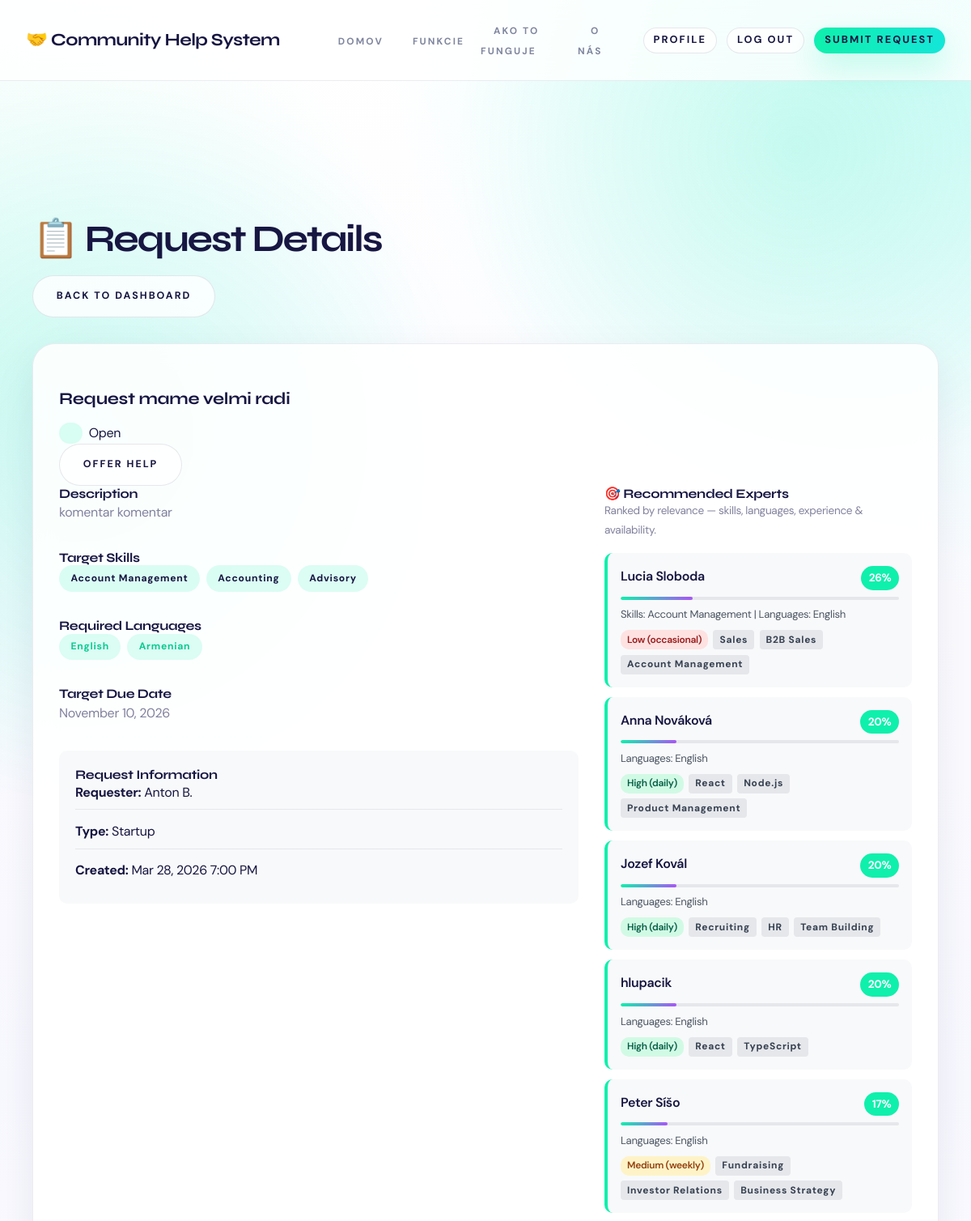
/request/30/ (signed in, upper part), run on an earlier commit of the app's database.
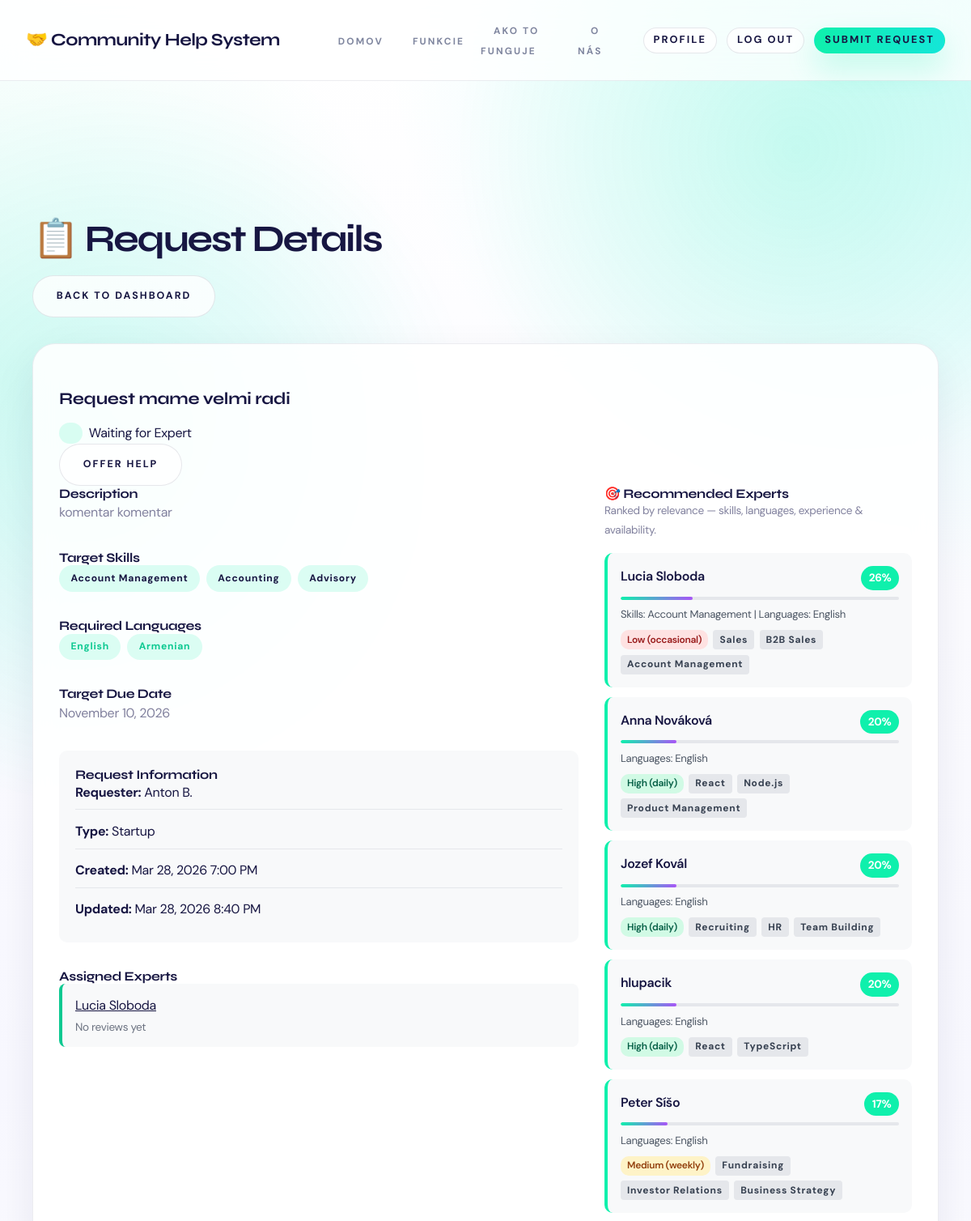
And on a later commit of the database.
### server/models.py (models this page shows, shortened)
class Request(models.Model):
    STATUS_CHOICES = [
        ('open', 'Open'),
        ('in_review', 'In Review'),
        ('waiting_expert', 'Waiting for Expert'),
        ('in_progress', 'In Progress'),
        ('resolved', 'Resolved'),
        ('rejected', 'Rejected'),
    ]
    PRIORITY_CHOICES = [
        ('low', 'Low'),
        ('medium', 'Medium'),
        ('high', 'High'),
        ('critical', 'Critical'),
    ]
    REQUESTER_TYPE_CHOICES = [
        ('corporate', 'Corporate'),
        ('startup', 'Startup'),
        ('investor', 'Investor'),
        ('service_provider', 'Service Provider'),
        ('community_member', 'Community Member'),
    ]
    EXPERIENCE_LEVEL_CHOICES = [
        ('junior', 'Junior'),
        ('mid', 'Mid'),
        ('senior', 'Senior'),
        ('lead', 'Lead'),
    ]
    title = models.CharField(max_length=200)
    description = models.TextField()
    is_corporate = models.BooleanField(default=False)
    company_name = models.CharField(max_length=255, blank=True)
    company_email = models.EmailField(blank=True)
    due_date = models.DateField(null=True, blank=True)
    target_skills = models.ManyToManyField(Skill, blank=True, related_name='target_requests')
    required_languages = models.ManyToManyField(Language, blank=True, related_name='required_by_requests')
    target_experience = models.CharField(max_length=20, choices=EXPERIENCE_LEVEL_CHOICES, blank=True)
    requester_name = models.CharField(max_length=200)
    requester_email = models.EmailField()
    requester_phone = models.CharField(max_length=20, blank=True)
    requester_type = models.CharField(
        max_length=20,
        choices=REQUESTER_TYPE_CHOICES,
        default='community_member'
    )
    category = models.ForeignKey(Category, on_delete=models.SET_NULL, null=True)
    priority = models.CharField(
        max_length=20,
        choices=PRIORITY_CHOICES,
        default='medium'
    )
    status = models.CharField(
        max_length=20,
        choices=STATUS_CHOICES,
        default='open'
    )
    value_score = models.IntegerField(
        default=5,
        help_text='Impact score (1-10)'
    )
    reviewed_by = models.ForeignKey(
        User,
        on_delete=models.SET_NULL,
        null=True,
        blank=True,
        related_name='reviewed_requests'
    )
    review_notes = models.TextField(blank=True)
    submitted_by = models.ForeignKey(
        User,
        on_delete=models.SET_NULL,
        null=True,
        blank=True,
        related_name='submitted_requests'
    )
    assigned_experts = models.ManyToManyField(
        Expert,
        blank=True,
        related_name='assigned_requests'
    )
    offered_experts = models.ManyToManyField(
        Expert,
        blank=True,
        related_name='offered_requests',
        help_text='Experts who offered to help but are not assigned yet'
    )
    created_at = models.DateTimeField(auto_now_add=True)
    updated_at = models.DateTimeField(auto_now=True)
    is_resolved_by_creator = models.BooleanField(
        default=False,
        help_text='Whether the request creator has marked this as resolved/done'
    )
    creator_resolved_at = models.DateTimeField(
        null=True,
        blank=True,
        help_text='Timestamp when creator marked the request as done'
    )
    completed_by_expert = models.ForeignKey(
        Expert,
        on_delete=models.SET_NULL,
        null=True,
        blank=True,
        related_name='completed_requests',
        help_text='Expert selected by creator as the one who completed this request'
    )
    resolved_at = models.DateTimeField(null=True, blank=True)
    resolution_notes = models.TextField(blank=True)
    class Meta:
        ordering = ['-created_at']

class Skill(models.Model):
    name = models.CharField(max_length=100, unique=True)
    class Meta:
        verbose_name = 'Skill'
        verbose_name_plural = 'Skills'

class Language(models.Model):
    name = models.CharField(max_length=80, unique=True)
    class Meta:
        verbose_name = 'Language'
        verbose_name_plural = 'Languages'

class Expert(models.Model):
    AVAILABILITY_CHOICES = [
        ('high', 'High (daily)'),
        ('medium', 'Medium (weekly)'),
        ('low', 'Low (occasional)'),
    ]
    user = models.OneToOneField(User, on_delete=models.CASCADE)
    bio = models.TextField(blank=True)
    skills = models.ManyToManyField(Skill, blank=True, related_name='experts')
    languages = models.ManyToManyField(Language, blank=True, related_name='experts')
    work_experience = models.TextField(blank=True, help_text='Work experience highlights')
    rating = models.FloatField(default=0.0, help_text='Average user rating (0-5)')
    rating_count = models.IntegerField(default=0, help_text='Number of ratings')
    availability = models.CharField(
        max_length=20,
        choices=AVAILABILITY_CHOICES,
        default='medium'
    )
    is_busy = models.BooleanField(default=False, help_text='Whether expert is currently assigned to an active task')
    karma_points = models.IntegerField(default=0, help_text='Karma points earned for completed help')
    help_provided = models.IntegerField(default=0, help_text='Number of help contributions')
    profile_image = models.ImageField(upload_to='experts/', blank=True)
    created_at = models.DateTimeField(auto_now_add=True)

### server/views.py (the view, shortened to what this page needs)
# urls.py: path('request/<int:request_id>/', views.request_detail, name='request_detail'),
@login_required
def request_detail(request, request_id):
    req = get_object_or_404(Request, id=request_id)
    admin_view = request.user.is_authenticated and is_admin_user(request.user)
    can_offer_help = False
    has_offered_help = False
    is_assigned_here = False
    if not admin_view:
        try:
            expert = request.user.expert
            can_offer_help = req.status in ACTIVE_REQUEST_STATUSES
            has_offered_help = req.offered_experts.filter(id=expert.id).exists()
            is_assigned_here = req.assigned_experts.filter(id=expert.id).exists()
        except Expert.DoesNotExist:
            pass
    recommended_experts = compute_expert_recommendations(req, limit=6)
    already_assigned_ids = set(req.assigned_experts.values_list('id', flat=True))
    busy_elsewhere_ids = set(
        Expert.objects.filter(
            assigned_requests__status__in=ACTIVE_REQUEST_STATUSES
        ).exclude(
            assigned_requests=req
        ).values_list('id', flat=True)
    )
    for rec in recommended_experts:
        rec['is_assigned_here'] = rec['expert'].id in already_assigned_ids
        rec['is_busy'] = rec['expert'].id in busy_elsewhere_ids
    return render(request, 'request_detail.html', {
        'request': req,
        'recommended_experts': recommended_experts,
        'can_offer_help': can_offer_help,
        'has_offered_help': has_offered_help,
        'is_assigned_here': is_assigned_here,
        'is_admin': admin_view,
    })

### server/views.py (called while the page is built)
def is_admin_user(user):
    return user.is_staff or user.is_superuser

### server/templates/request_detail.html (shortened to what the changed rows need)
{% extends "base.html" %}
{% block content %}
<div class="container">
    <section class="section">
        <div class="d-flex justify-between align-center mb-4">
            <h1>📋 Request Details</h1>
        </div>
        <div class="card">
            <div class="card-header">
                <div class="d-flex justify-between align-center">
                    <div>
                        <h3 class="mb-1">{{ request.title }}</h3>
                        <div class="request-meta">
                            <span class="badge badge-primary">{{ request.get_category_display }}</span>
                            <span class="status-badge status-{{ request.status }}">
                                {{ request.get_status_display }}
                            </span>
                        </div>
                    </div>
                </div>
            </div>
            <div class="card-body">
                <div class="detail-two-col">
                    <div class="detail-left">
                        <h4>Description</h4>
                        <p class="mb-4">{{ request.description }}</p>
                        {% if request.target_skills.all %}
                        <h4>Target Skills</h4>
                        <div class="skill-tags mb-4">
                            {% for skill in request.target_skills.all %}
                                <span class="badge badge-primary">{{ skill.name }}</span>
                            {% endfor %}
                        </div>
                        {% endif %}
                        {% if request.required_languages.all %}
                        <h4>Required Languages</h4>
                        <div class="skill-tags mb-4">
                            {% for language in request.required_languages.all %}
                                <span class="badge badge-success">{{ language.name }}</span>
                            {% endfor %}
                        </div>
                        {% endif %}
                        {% if request.due_date %}
                        <h4>Target Due Date</h4>
                        <p class="mb-4">{{ request.due_date|date:"F j, Y" }}</p>
                        {% endif %}
                        <div class="request-sidebar">
                            <h4>Request Information</h4>
                            <div class="info-item">
                                <strong>Requester:</strong> {{ request.requester_name }}
                            </div>
                            <div class="info-item">
                                <strong>Type:</strong> {{ request.get_requester_type_display }}
                            </div>
                            <div class="info-item">
                                <strong>Created:</strong> {{ request.created_at|date:"M j, Y g:i A" }}
                            </div>
                            {% if request.updated_at != request.created_at %}
                            <div class="info-item">
                                <strong>Updated:</strong> {{ request.updated_at|date:"M j, Y g:i A" }}
                            </div>
                            {% endif %}
                        </div>
                        {% if request.assigned_experts.all %}
                        <div class="mt-4">
                            <h4>Assigned Experts</h4>
                            <div class="assigned-experts">
                                {% for expert in request.assigned_experts.all %}
                                <div class="expert-item d-flex justify-between align-center">
                                    <div>
                                        <div class="expert-name">
                                            <a href="{% url 'user_profile' expert.id %}">{{ expert.user.get_full_name|default:expert.user.username }}</a>
                                        </div>
                                        <div class="expert-rating">
                                            {% if expert.rating_count > 0 %}
                                                ⭐ {{ expert.average_rating }} ({{ expert.rating_count }} reviews)
                                            {% else %}
                                                No reviews yet
                                            {% endif %}
                                        </div>
                                    </div>
                                </div>
                                {% endfor %}
                            </div>
                        </div>
                        {% endif %}
                    </div>
                    <div class="detail-right">
                        {% if recommended_experts %}
                        <div class="rec-experts-panel">
                            <div class="rec-experts-list">
                                {% for rec in recommended_experts %}
                                <div class="rec-expert-card">
                                    <div class="rec-expert-header">
                                        <div class="rec-expert-info">
                                            <strong class="rec-expert-name">
                                                <a href="{% url 'user_profile' rec.expert.id %}">{{ rec.expert.user.get_full_name|default:rec.expert.user.username }}</a>
                                            </strong>
                                        </div>
                                        <div class="rec-score-badge">{{ rec.score }}%</div>
                                    </div>
                                    <div class="rec-match-bar">
                                        <div class="rec-match-fill" data-score="{{ rec.score }}"></div>
                                    </div>
                                    {% if rec.reasoning %}
                                    <div class="rec-reasoning">{{ rec.reasoning }}</div>
                                    {% endif %}
                                    <div class="rec-meta">
                                        <span class="avail-badge avail-{{ rec.expert.availability }}">{{ rec.expert.get_availability_display }}</span>
                                        {% for skill in rec.expert.skills.all|slice:":3" %}
                                        <span class="badge badge-light">{{ skill.name }}</span>
                                        {% endfor %}
                                    </div>
                                </div>
                                {% endfor %}
                            </div>
                        </div>
                        {% endif %}
                    </div>
                </div>
            </div>
        </div>
    </section>
</div>
{% endblock %}

What changed in the data, as far as the page shows it:
changed Request "Request mame velmi radi": status "Open" → "Waiting for Expert"; updated_at (not shown) → "Mar 28, 2026 8:40 PM"
now on one of the page's lists (row edited): Expert: user.get_full_name "Lucia Sloboda"
Also different on the page:
text now shown: "Updated: Assigned Experts"
